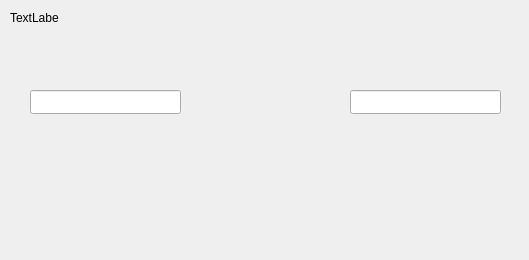
<?xml version="1.0" encoding="UTF-8"?>
<ui version="4.0">
 <class>Form</class>
 <widget class="QWidget" name="Form">
  <property name="geometry">
   <rect>
    <x>0</x>
    <y>0</y>
    <width>529</width>
    <height>260</height>
   </rect>
  </property>
  <property name="windowTitle">
   <string>Form</string>
  </property>
  <widget class="QLabel" name="URLlabel">
   <property name="geometry">
    <rect>
     <x>10</x>
     <y>10</y>
     <width>49</width>
     <height>16</height>
    </rect>
   </property>
   <property name="text">
    <string>TextLabel</string>
   </property>
  </widget>
  <widget class="QLineEdit" name="loginWindow">
   <property name="geometry">
    <rect>
     <x>30</x>
     <y>90</y>
     <width>151</width>
     <height>24</height>
    </rect>
   </property>
  </widget>
  <widget class="QLineEdit" name="passwordWindow">
   <property name="geometry">
    <rect>
     <x>350</x>
     <y>90</y>
     <width>151</width>
     <height>24</height>
    </rect>
   </property>
  </widget>
 </widget>
 <resources/>
 <connections/>
</ui>
